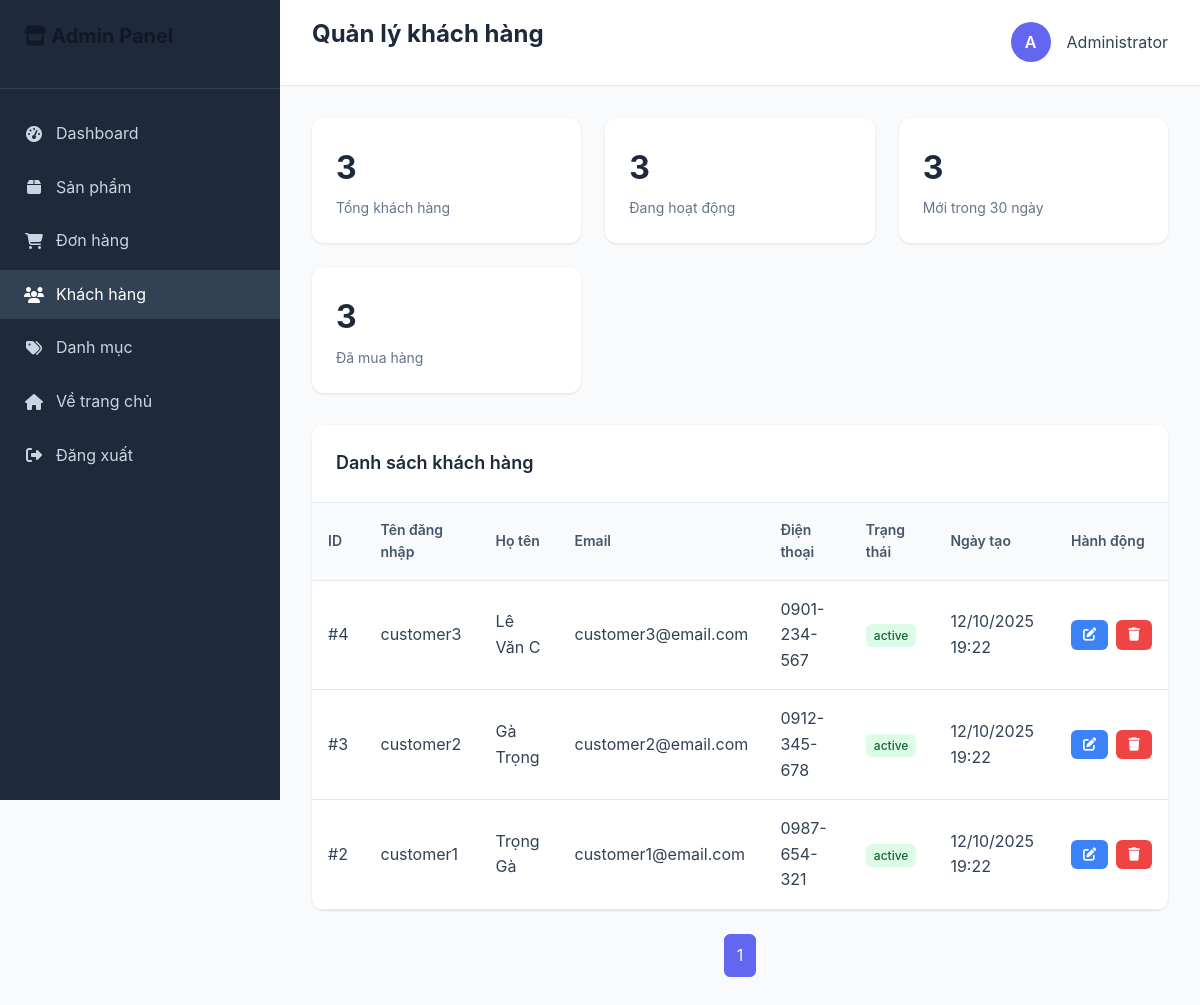
The page /admin/customers.php (signed in) on the database its author committed.
### tables this page shows
CREATE TABLE `users` (
  `id` int(11) NOT NULL,
  `username` varchar(50) NOT NULL,
  `email` varchar(100) NOT NULL,
  `password` varchar(255) NOT NULL,
  `full_name` varchar(100) NOT NULL,
  `phone` varchar(20) DEFAULT NULL,
  `address` text DEFAULT NULL,
  `role` enum('admin','customer') DEFAULT 'customer',
  `avatar` varchar(255) DEFAULT NULL,
  `status` enum('active','inactive') DEFAULT 'active',
  `email_verified` tinyint(1) DEFAULT 0,
  `remember_token` varchar(255) DEFAULT NULL,
  `created_at` timestamp NOT NULL DEFAULT current_timestamp(),
  `updated_at` timestamp NOT NULL DEFAULT current_timestamp() ON UPDATE current_timestamp()
);

### config/config.php (called while the page is built, shortened)
<?php
require_once __DIR__ . '/database.php';
function formatDate($date, $format = 'd/m/Y H:i') {
    return date($format, strtotime($date));
}
function isLoggedIn() {
    return isset($_SESSION['user_id']) && !empty($_SESSION['user_id']);
}
function getCurrentUser() {
    $user_id = $_SESSION['user_id'];
    $sql = "SELECT * FROM users WHERE id = ?";
    return fetchOne($sql, [$user_id]);
}
?>

### config/database.php (called while the page is built, shortened)
<?php
try {
    $dsn = "mysql:host=" . DB_HOST . ";dbname=" . DB_NAME . ";charset=" . DB_CHARSET;
    $pdo = new PDO($dsn, DB_USER, DB_PASS, [
        PDO::ATTR_ERRMODE => PDO::ERRMODE_EXCEPTION,
        PDO::ATTR_DEFAULT_FETCH_MODE => PDO::FETCH_ASSOC,
        PDO::ATTR_EMULATE_PREPARES => false,
    ]);
} catch (PDOException $e) {
    if ($e->getCode() == 1049) {
        try {
            $dsn = "mysql:host=" . DB_HOST . ";charset=" . DB_CHARSET;
            $pdo = new PDO($dsn, DB_USER, DB_PASS, [
                PDO::ATTR_ERRMODE => PDO::ERRMODE_EXCEPTION,
                PDO::ATTR_DEFAULT_FETCH_MODE => PDO::FETCH_ASSOC,
                PDO::ATTR_EMULATE_PREPARES => false,
            ]);
            $pdo->exec("CREATE DATABASE IF NOT EXISTS " . DB_NAME . " CHARACTER SET utf8mb4 COLLATE utf8mb4_unicode_ci");
            $pdo->exec("USE " . DB_NAME);
            $sqlFile = __DIR__ . '/../database/ecommerce_db_complete.sql';
            if (file_exists($sqlFile)) {
                $sql = file_get_contents($sqlFile);
                $statements = explode(';', $sql);
                foreach ($statements as $statement) {
                    $statement = trim($statement);
                    if (!empty($statement) && !preg_match('/^(--|\/\*)/', $statement)) {
                        try {
                            $pdo->exec($statement);
                        } catch (PDOException $e3) {
                        }
                    }
                }
            }
        } catch (PDOException $e2) {
            die("Lỗi tạo database: " . $e2->getMessage());
        }
    } else {
        die("Lỗi kết nối database: " . $e->getMessage());
    }
}
function executeQuery($sql, $params = []) {
    global $pdo;
    try {
        $stmt = $pdo->prepare($sql);
        $stmt->execute($params);
        return $stmt;
    } catch (PDOException $e) {
        error_log("Lỗi SQL: " . $e->getMessage());
        return false;
    }
}
function fetchData($sql, $params = []) {
    $stmt = executeQuery($sql, $params);
    return $stmt ? $stmt->fetchAll() : [];
}
function fetchOne($sql, $params = []) {
    $stmt = executeQuery($sql, $params);
    return $stmt ? $stmt->fetch() : false;
}
?>

### admin/customers.php (the view, shortened to what this page needs)
<?php
require_once '../config/config.php';
$page = max(1, intval($_GET['page'] ?? 1));
$limit = 20; $offset = ($page - 1) * $limit;
$totalRow = fetchOne("SELECT COUNT(*) AS c FROM users WHERE role = 'customer'", []);
$total = (int)($totalRow['c'] ?? 0); $pages = max(1, (int)ceil($total / $limit));
$rows = fetchData("SELECT id, username, email, full_name, phone, status, created_at
                   FROM users WHERE role = 'customer' ORDER BY id DESC LIMIT $limit OFFSET $offset", []);
?>
<!DOCTYPE html>
<html lang="vi">
<head>
    <link rel="stylesheet" href="https://cdnjs.cloudflare.com/ajax/libs/font-awesome/6.4.0/css/all.min.css">
    <link rel="stylesheet" href="../assets/css/main.css">
</head>
<body>
    <div class="admin-layout">
        <div class="sidebar">
            <div class="sidebar-header">
                <h2><i class="fas fa-store"></i> Admin Panel</h2>
            </div>
            <nav class="sidebar-nav">
                <div class="nav-item">
                    <a href="dashboard.php" class="nav-link">
                        <i class="fas fa-tachometer-alt"></i>
                        <span>Dashboard</span>
                    </a>
                </div>
                <div class="nav-item">
                    <a href="products.php" class="nav-link">
                        <i class="fas fa-box"></i>
                        <span>Sản phẩm</span>
                    </a>
                </div>
                <div class="nav-item">
                    <a href="orders.php" class="nav-link">
                        <i class="fas fa-shopping-cart"></i>
                        <span>Đơn hàng</span>
                    </a>
                </div>
                <div class="nav-item">
                    <a href="customers.php" class="nav-link active">
                        <i class="fas fa-users"></i>
                        <span>Khách hàng</span>
                    </a>
                </div>
                <div class="nav-item">
                    <a href="categories.php" class="nav-link">
                        <i class="fas fa-tags"></i>
                        <span>Danh mục</span>
                    </a>
                </div>
                <div class="nav-item">
                    <a href="../index.php" class="nav-link">
                        <i class="fas fa-home"></i>
                        <span>Về trang chủ</span>
                    </a>
                </div>
                <div class="nav-item">
                    <a href="../logout.php" class="nav-link">
                        <i class="fas fa-sign-out-alt"></i>
                        <span>Đăng xuất</span>
                    </a>
                </div>
            </nav>
        </div>
        <div class="main-content">
            <div class="header">
                <h1>Quản lý khách hàng</h1>
                <div class="user-menu">
                    <div class="user-avatar">
                        <?php echo substr(getCurrentUser()['full_name'] ?? 'A', 0, 1); ?>
                    </div>
                    <span><?php echo getCurrentUser()['full_name'] ?? 'Admin'; ?></span>
                </div>
            </div>
            <div class="content">
                <div class="stats-grid">
                    <div class="stat-card">
                        <div class="stat-value"><?php echo number_format($total); ?></div>
                        <div class="stat-label">Tổng khách hàng</div>
                    </div>
                    <div class="stat-card">
                        <div class="stat-value"><?php echo number_format(fetchOne("SELECT COUNT(*) as c FROM users WHERE role = 'customer' AND status = 'active'")['c']); ?></div>
                        <div class="stat-label">Đang hoạt động</div>
                    </div>
                    <div class="stat-card">
                        <div class="stat-value"><?php echo number_format(fetchOne("SELECT COUNT(*) as c FROM users WHERE role = 'customer' AND created_at >= DATE_SUB(NOW(), INTERVAL 30 DAY)")['c']); ?></div>
                        <div class="stat-label">Mới trong 30 ngày</div>
                    </div>
                    <div class="stat-card">
                        <div class="stat-value"><?php echo number_format(fetchOne("SELECT COUNT(DISTINCT o.user_id) as c FROM orders o JOIN users u ON o.user_id = u.id WHERE u.role = 'customer'")['c']); ?></div>
                        <div class="stat-label">Đã mua hàng</div>
                    </div>
                </div>
                <div class="card">
                    <div class="card-header">
                        <div class="card-title">Danh sách khách hàng</div>
                    </div>
                    <table class="table">
                        <thead>
                            <tr>
                                <th>ID</th>
                                <th>Tên đăng nhập</th>
                                <th>Họ tên</th>
                                <th>Email</th>
                                <th>Điện thoại</th>
                                <th>Trạng thái</th>
                                <th>Ngày tạo</th>
                                <th>Hành động</th>
                            </tr>
                        </thead>
                        <tbody>
                            <?php foreach ($rows as $r): ?>
                            <tr>
                                <td>#<?php echo $r['id']; ?></td>
                                <td><?php echo htmlspecialchars($r['username']); ?></td>
                                <td><?php echo htmlspecialchars($r['full_name']); ?></td>
                                <td><?php echo htmlspecialchars($r['email']); ?></td>
                                <td><?php echo htmlspecialchars($r['phone']); ?></td>
                                <td>
                                    <span class="badge <?php echo $r['status'] === 'active' ? 'badge-success' : 'badge-warning'; ?>">
                                        <?php echo htmlspecialchars($r['status']); ?>
                                    </span>
                                </td>
                                <td><?php echo formatDate($r['created_at']); ?></td>
                                <td>
                                    <div class="action-buttons">
                                        <button onclick="editCustomer(<?php echo $r['id']; ?>)" class="btn-edit" title="Sửa">
                                            <i class="fas fa-edit"></i>
                                        </button>
                                        <button onclick="deleteCustomer(<?php echo $r['id']; ?>)" class="btn-delete" title="Xóa">
                                            <i class="fas fa-trash"></i>
                                        </button>
                                    </div>
                                </td>
                            </tr>
                            <?php endforeach; ?>
                        </tbody>
                    </table>
                </div>
                <div class="pagination">
                    <?php for($i=1;$i<=$pages;$i++): ?>
                        <a class="<?php echo $i==$page?'active':''; ?>" href="customers.php?page=<?php echo $i; ?>"><?php echo $i; ?></a>
                    <?php endfor; ?>
                </div>
            </div>
        </div>
    </div>
</body>
</html>

### assets/css/main.css (style rules this page uses)
:root { --primary-color: #6366f1; --primary-dark: #4f46e5; --primary-light: #a5b4fc; --secondary-color: #f59e0b; --secondary-dark: #d97706; --accent-color: #ec4899; --accent-light: #f9a8d4; --white: #ffffff; --gray-50: #f9fafb; --gray-100: #f3f4f6; --gray-200: #e5e7eb; --gray-300: #d1d5db; --gray-400: #9ca3af; --gray-500: #6b7280; --gray-600: #4b5563; --gray-700: #374151; --gray-800: #1f2937; --gray-900: #111827; --success-color: #10b981; --success-light: #d1fae5; --warning-color: #f59e0b; --warning-light: #fef3c7; --error-color: #ef4444; --error-light: #fee2e2; --info-color: #3b82f6; --info-light: #dbeafe; --font-primary: 'Inter', -apple-system, BlinkMacSystemFont, 'Segoe UI', Roboto, sans-serif; --font-heading: 'Poppins', -apple-system, BlinkMacSystemFont, 'Segoe UI', Roboto, sans-serif; --font-mono: 'JetBrains Mono', 'Fira Code', monospace; --text-xs: 0.75rem; --text-sm: 0.875rem; --text-base: 1rem; --text-lg: 1.125rem; --text-xl: 1.25rem; --text-2xl: 1.5rem; --text-3xl: 1.875rem; --text-4xl: 2.25rem; --text-5xl: 3rem; --text-6xl: 3.75rem; --space-1: 0.25rem; --space-2: 0.5rem; --space-3: 0.75rem; --space-4: 1rem; --space-5: 1.25rem; --space-6: 1.5rem; --space-8: 2rem; --space-10: 2.5rem; --space-12: 3rem; --space-16: 4rem; --space-20: 5rem; --space-24: 6rem; --radius-sm: 0.375rem; --radius-md: 0.5rem; --radius-lg: 0.75rem; --radius-xl: 1rem; --radius-2xl: 1.5rem; --radius-full: 9999px; --shadow-sm: 0 1px 2px 0 rgb(0 0 0 / 0.05); --shadow-md: 0 4px 6px -1px rgb(0 0 0 / 0.1), 0 2px 4px -2px rgb(0 0 0 / 0.1); --shadow-lg: 0 10px 15px -3px rgb(0 0 0 / 0.1), 0 4px 6px -4px rgb(0 0 0 / 0.1); --shadow-xl: 0 20px 25px -5px rgb(0 0 0 / 0.1), 0 8px 10px -6px rgb(0 0 0 / 0.1); --shadow-2xl: 0 25px 50px -12px rgb(0 0 0 / 0.25); --transition-fast: 150ms ease-in-out; --transition-normal: 300ms ease-in-out; --transition-slow: 500ms ease-in-out; --z-dropdown: 1000; --z-sticky: 1020; --z-fixed: 1030; --z-modal-backdrop: 1040; --z-modal: 1050; --z-popover: 1060; --z-tooltip: 1070; }
* { margin: 0; padding: 0; box-sizing: border-box; }
html { scroll-behavior: smooth; font-size: 16px; }
body { font-family: var(--font-primary); font-size: var(--text-base); line-height: 1.6; color: var(--gray-800); background-color: var(--white); -webkit-font-smoothing: antialiased; -moz-osx-font-smoothing: grayscale; }
h1, h2, h3, h4, h5, h6 { font-family: var(--font-heading); font-weight: 600; line-height: 1.2; color: var(--gray-900); margin-bottom: var(--space-4); }
h1 { font-size: var(--text-4xl); }
h2 { font-size: var(--text-3xl); }
a { color: var(--primary-color); text-decoration: none; transition: color var(--transition-fast); }
.card { background: var(--white); border-radius: var(--radius-lg); box-shadow: var(--shadow-md); overflow: hidden; transition: all var(--transition-normal); }
.card-header { padding: var(--space-6); border-bottom: 1px solid var(--gray-200); }

### rows shown on the page
users: full_name "A", full_name "Administrator"
users: id "4", username "customer3", full_name "Lê Văn C", email "customer3@email.com", phone "0901-234-567", status "active", created_at "12/10/2025 19:22"
users: id "3", username "customer2", full_name "Gà Trọng", email "customer2@email.com", phone "0912-345-678", status "active", created_at "12/10/2025 19:22"
users: id "2", username "customer1", full_name "Trọng Gà", email "customer1@email.com", phone "0987-654-321", status "active", created_at "12/10/2025 19:22"

### other values the page prints
$total "3"
